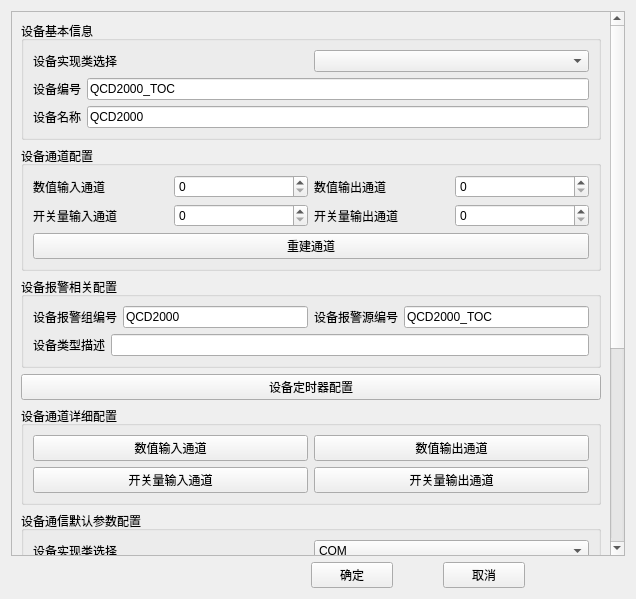
<?xml version="1.0" encoding="UTF-8"?>
<ui version="4.0">
 <class>DVParamsConfig</class>
 <widget class="QWidget" name="DVParamsConfig">
  <property name="geometry">
   <rect>
    <x>0</x>
    <y>0</y>
    <width>636</width>
    <height>599</height>
   </rect>
  </property>
  <property name="windowTitle">
   <string>Form</string>
  </property>
  <layout class="QVBoxLayout" name="verticalLayout_6">
   <item>
    <widget class="QScrollArea" name="scrollArea">
     <property name="widgetResizable">
      <bool>true</bool>
     </property>
     <widget class="QWidget" name="scrollAreaWidgetContents">
      <property name="geometry">
       <rect>
        <x>0</x>
        <y>0</y>
        <width>602</width>
        <height>936</height>
       </rect>
      </property>
      <layout class="QVBoxLayout" name="verticalLayout_7">
       <item>
        <widget class="QGroupBox" name="groupBox">
         <property name="title">
          <string>设备基本信息</string>
         </property>
         <layout class="QVBoxLayout" name="verticalLayout_8">
          <item>
           <layout class="QHBoxLayout" name="horizontalLayout_24">
            <item>
             <widget class="QLabel" name="label">
              <property name="text">
               <string>设备实现类选择</string>
              </property>
             </widget>
            </item>
            <item>
             <widget class="QComboBox" name="comboBox"/>
            </item>
           </layout>
          </item>
          <item>
           <layout class="QHBoxLayout" name="horizontalLayout_25">
            <item>
             <widget class="QLabel" name="label_2">
              <property name="text">
               <string>设备编号</string>
              </property>
             </widget>
            </item>
            <item>
             <widget class="QLineEdit" name="lineEdit_2">
              <property name="text">
               <string>QCD2000_TOC</string>
              </property>
             </widget>
            </item>
           </layout>
          </item>
          <item>
           <layout class="QHBoxLayout" name="horizontalLayout_26">
            <item>
             <widget class="QLabel" name="label_3">
              <property name="text">
               <string>设备名称</string>
              </property>
             </widget>
            </item>
            <item>
             <widget class="QLineEdit" name="lineEdit">
              <property name="text">
               <string>QCD2000 </string>
              </property>
             </widget>
            </item>
           </layout>
          </item>
         </layout>
        </widget>
       </item>
       <item>
        <widget class="QGroupBox" name="groupBox_2">
         <property name="title">
          <string>设备通道配置</string>
         </property>
         <layout class="QVBoxLayout" name="verticalLayout">
          <item>
           <layout class="QHBoxLayout" name="horizontalLayout_6">
            <item>
             <layout class="QHBoxLayout" name="horizontalLayout_2">
              <item>
               <widget class="QLabel" name="label_6">
                <property name="text">
                 <string>数值输入通道</string>
                </property>
               </widget>
              </item>
              <item>
               <widget class="QSpinBox" name="spinBox_2"/>
              </item>
             </layout>
            </item>
            <item>
             <layout class="QHBoxLayout" name="horizontalLayout_3">
              <item>
               <widget class="QLabel" name="label_5">
                <property name="text">
                 <string>数值输出通道</string>
                </property>
               </widget>
              </item>
              <item>
               <widget class="QSpinBox" name="spinBox_3"/>
              </item>
             </layout>
            </item>
           </layout>
          </item>
          <item>
           <layout class="QHBoxLayout" name="horizontalLayout_7">
            <item>
             <layout class="QHBoxLayout" name="horizontalLayout_4">
              <item>
               <widget class="QLabel" name="label_4">
                <property name="text">
                 <string>开关量输入通道</string>
                </property>
               </widget>
              </item>
              <item>
               <widget class="QSpinBox" name="spinBox_4"/>
              </item>
             </layout>
            </item>
            <item>
             <layout class="QHBoxLayout" name="horizontalLayout_5">
              <item>
               <widget class="QLabel" name="label_7">
                <property name="text">
                 <string>开关量输出通道</string>
                </property>
               </widget>
              </item>
              <item>
               <widget class="QSpinBox" name="spinBox_5"/>
              </item>
             </layout>
            </item>
           </layout>
          </item>
          <item>
           <widget class="QPushButton" name="btn_device_channel">
            <property name="text">
             <string>重建通道</string>
            </property>
           </widget>
          </item>
         </layout>
        </widget>
       </item>
       <item>
        <widget class="QGroupBox" name="groupBox_3">
         <property name="title">
          <string>设备报警相关配置</string>
         </property>
         <layout class="QVBoxLayout" name="verticalLayout_2">
          <item>
           <layout class="QHBoxLayout" name="horizontalLayout_9">
            <item>
             <layout class="QHBoxLayout" name="horizontalLayout_8">
              <item>
               <widget class="QLabel" name="label_8">
                <property name="text">
                 <string>设备报警组编号</string>
                </property>
               </widget>
              </item>
              <item>
               <widget class="QLineEdit" name="lineEdit_4">
                <property name="text">
                 <string>QCD2000</string>
                </property>
               </widget>
              </item>
             </layout>
            </item>
            <item>
             <layout class="QHBoxLayout" name="horizontalLayout_10">
              <item>
               <widget class="QLabel" name="label_9">
                <property name="text">
                 <string>设备报警源编号</string>
                </property>
               </widget>
              </item>
              <item>
               <widget class="QLineEdit" name="lineEdit_5">
                <property name="text">
                 <string>QCD2000_TOC</string>
                </property>
               </widget>
              </item>
             </layout>
            </item>
           </layout>
          </item>
          <item>
           <layout class="QHBoxLayout" name="horizontalLayout_11">
            <item>
             <widget class="QLabel" name="label_10">
              <property name="text">
               <string>设备类型描述</string>
              </property>
             </widget>
            </item>
            <item>
             <widget class="QLineEdit" name="lineEdit_3"/>
            </item>
           </layout>
          </item>
         </layout>
        </widget>
       </item>
       <item>
        <widget class="QPushButton" name="btn_timer_config">
         <property name="text">
          <string>设备定时器配置</string>
         </property>
        </widget>
       </item>
       <item>
        <widget class="QGroupBox" name="groupBox_4">
         <property name="title">
          <string>设备通道详细配置</string>
         </property>
         <layout class="QVBoxLayout" name="verticalLayout_3">
          <item>
           <layout class="QHBoxLayout" name="horizontalLayout_12">
            <item>
             <widget class="QPushButton" name="pushButton_4">
              <property name="text">
               <string>数值输入通道</string>
              </property>
             </widget>
            </item>
            <item>
             <widget class="QPushButton" name="pushButton_5">
              <property name="text">
               <string>数值输出通道</string>
              </property>
             </widget>
            </item>
           </layout>
          </item>
          <item>
           <layout class="QHBoxLayout" name="horizontalLayout_13">
            <item>
             <widget class="QPushButton" name="pushButton_6">
              <property name="text">
               <string>开关量输入通道</string>
              </property>
             </widget>
            </item>
            <item>
             <widget class="QPushButton" name="pushButton_7">
              <property name="text">
               <string>开关量输出通道</string>
              </property>
             </widget>
            </item>
           </layout>
          </item>
         </layout>
        </widget>
       </item>
       <item>
        <widget class="QGroupBox" name="groupBox_5">
         <property name="title">
          <string>设备通信默认参数配置</string>
         </property>
         <layout class="QVBoxLayout" name="verticalLayout_4">
          <item>
           <layout class="QHBoxLayout" name="horizontalLayout_17">
            <item>
             <widget class="QLabel" name="label_11">
              <property name="text">
               <string>设备实现类选择</string>
              </property>
             </widget>
            </item>
            <item>
             <widget class="QComboBox" name="comboBox_2">
              <item>
               <property name="text">
                <string>COM</string>
               </property>
              </item>
             </widget>
            </item>
           </layout>
          </item>
          <item>
           <layout class="QHBoxLayout" name="horizontalLayout_18">
            <item>
             <widget class="QLabel" name="label_12">
              <property name="text">
               <string>设备地址</string>
              </property>
             </widget>
            </item>
            <item>
             <widget class="QLineEdit" name="lineEdit_6">
              <property name="text">
               <string>2</string>
              </property>
             </widget>
            </item>
           </layout>
          </item>
          <item>
           <widget class="QCheckBox" name="checkBox">
            <property name="text">
             <string>是否启用设备</string>
            </property>
           </widget>
          </item>
          <item>
           <layout class="QHBoxLayout" name="horizontalLayout_19">
            <item>
             <widget class="QLabel" name="label_13">
              <property name="text">
               <string>串口号</string>
              </property>
             </widget>
            </item>
            <item>
             <widget class="QComboBox" name="comboBox_3">
              <item>
               <property name="text">
                <string>COM1</string>
               </property>
              </item>
              <item>
               <property name="text">
                <string>COM2</string>
               </property>
              </item>
             </widget>
            </item>
           </layout>
          </item>
          <item>
           <layout class="QHBoxLayout" name="horizontalLayout_20">
            <item>
             <widget class="QLabel" name="label_14">
              <property name="text">
               <string>波特率</string>
              </property>
             </widget>
            </item>
            <item>
             <widget class="QComboBox" name="comboBox_4">
              <item>
               <property name="text">
                <string>4800</string>
               </property>
              </item>
              <item>
               <property name="text">
                <string>9600</string>
               </property>
              </item>
              <item>
               <property name="text">
                <string>14400</string>
               </property>
              </item>
              <item>
               <property name="text">
                <string>19200</string>
               </property>
              </item>
              <item>
               <property name="text">
                <string>24000</string>
               </property>
              </item>
             </widget>
            </item>
           </layout>
          </item>
          <item>
           <layout class="QHBoxLayout" name="horizontalLayout_21">
            <item>
             <widget class="QLabel" name="label_15">
              <property name="text">
               <string>数据位</string>
              </property>
             </widget>
            </item>
            <item>
             <widget class="QComboBox" name="comboBox_5">
              <item>
               <property name="text">
                <string>1</string>
               </property>
              </item>
              <item>
               <property name="text">
                <string>2</string>
               </property>
              </item>
              <item>
               <property name="text">
                <string>4</string>
               </property>
              </item>
              <item>
               <property name="text">
                <string>8</string>
               </property>
              </item>
             </widget>
            </item>
           </layout>
          </item>
          <item>
           <layout class="QHBoxLayout" name="horizontalLayout_22">
            <item>
             <widget class="QLabel" name="label_16">
              <property name="text">
               <string>停止位</string>
              </property>
             </widget>
            </item>
            <item>
             <widget class="QComboBox" name="comboBox_6">
              <item>
               <property name="text">
                <string>1</string>
               </property>
              </item>
             </widget>
            </item>
           </layout>
          </item>
          <item>
           <layout class="QHBoxLayout" name="horizontalLayout_23">
            <item>
             <widget class="QLabel" name="label_17">
              <property name="text">
               <string>校验位</string>
              </property>
             </widget>
            </item>
            <item>
             <widget class="QComboBox" name="comboBox_7">
              <item>
               <property name="text">
                <string>None</string>
               </property>
              </item>
             </widget>
            </item>
           </layout>
          </item>
         </layout>
        </widget>
       </item>
       <item>
        <widget class="QGroupBox" name="groupBox_6">
         <property name="title">
          <string>设备描述信息</string>
         </property>
         <layout class="QVBoxLayout" name="verticalLayout_5">
          <property name="spacing">
           <number>0</number>
          </property>
          <property name="leftMargin">
           <number>0</number>
          </property>
          <property name="topMargin">
           <number>0</number>
          </property>
          <property name="rightMargin">
           <number>0</number>
          </property>
          <property name="bottomMargin">
           <number>0</number>
          </property>
          <item>
           <widget class="QTextEdit" name="textEdit"/>
          </item>
         </layout>
        </widget>
       </item>
      </layout>
     </widget>
    </widget>
   </item>
   <item>
    <layout class="QHBoxLayout" name="horizontalLayout">
     <property name="spacing">
      <number>50</number>
     </property>
     <property name="leftMargin">
      <number>300</number>
     </property>
     <property name="rightMargin">
      <number>100</number>
     </property>
     <item>
      <widget class="QPushButton" name="btn_ok">
       <property name="text">
        <string>确定</string>
       </property>
      </widget>
     </item>
     <item>
      <widget class="QPushButton" name="btn_cancel">
       <property name="text">
        <string>取消</string>
       </property>
      </widget>
     </item>
    </layout>
   </item>
  </layout>
 </widget>
 <resources/>
 <connections/>
</ui>
